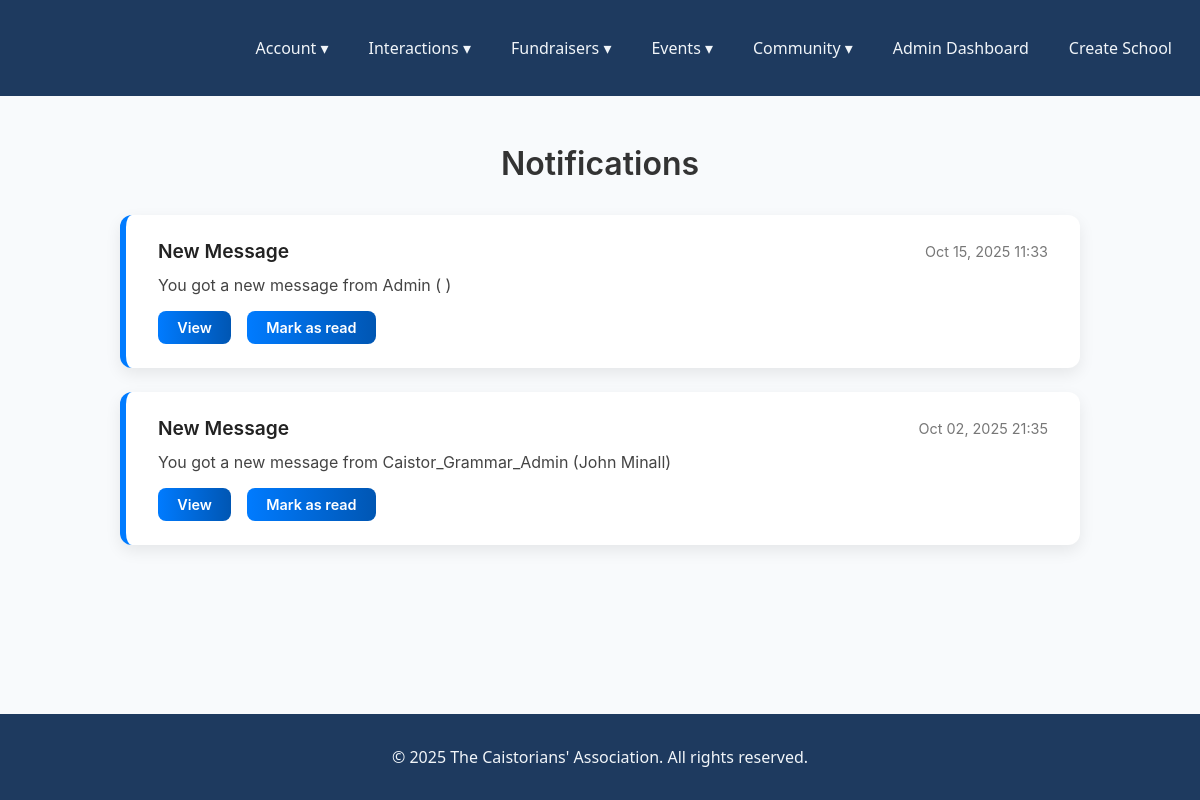
The app's page /notifications/ (signed in), older data.
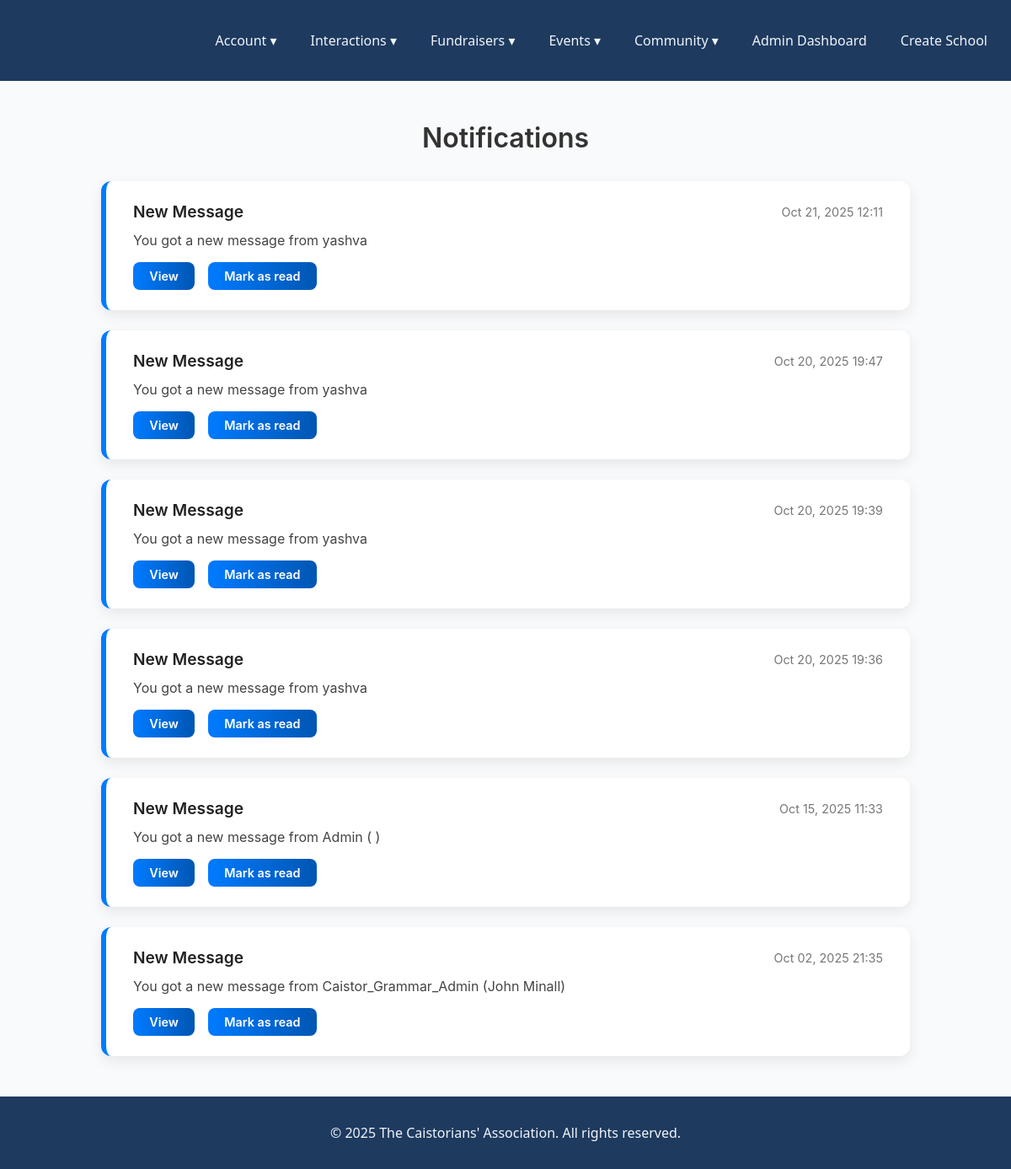
The same page, newer data.
### notifications/models.py (models this page shows, shortened)
class Notification(models.Model):
    school = models.ForeignKey(School, on_delete=models.CASCADE, related_name="notifications", null=True, blank=True)
    title = models.CharField(max_length=255)
    message = models.TextField()
    link = models.URLField(blank=True, null=True)
    created_at = models.DateTimeField(default=timezone.now)

### notifications/views.py (the view)
# urls.py: path("", views.notifications_list, name="list"),
def notifications_list(request):
    school_notes = Notification.objects.filter(school=request.user.school)
    individual_notes = Notification.objects.filter(school__isnull=True, user_states__user=request.user)
    user_states = UserNotification.objects.filter(user=request.user)
    deleted_ids = [state.notification.id for state in user_states if state.deleted]
    all_notifications = list(school_notes) + list(individual_notes)
    all_notifications = [n for n in all_notifications if n.id not in deleted_ids]
    all_notifications.sort(key=lambda x: x.created_at, reverse=True)
    context = {'notifications': all_notifications, 'user_states': {state.notification.id: state for state in user_states}}
    return render(request, 'notifications/notifications_list.html', context)

### notifications/templates/notifications/notifications_list.html
{% extends "Main/base.html" %}
{% block content %}
<div class="notifications-container">
  <h1 class="notifications-title">Notifications</h1>
  <ul class="notifications-list">
    {% for note in notifications %}
      <li class="notification-card {% if note.is_read %}read{% else %}unread{% endif %}">
        <div class="notification-header">
          <strong class="notification-title">{{ note.title }}</strong>
          <span class="notification-date">{{ note.created_at|date:"M d, Y H:i" }}</span>
        </div>
        <p class="notification-message">{{ note.message }}</p>
        <div class="notification-actions">
          {% if note.link %}
            <a href="{{ note.link }}" class="btn notification-btn">View</a>
          {% endif %}
          <a href="{% url 'notifications:mark_as_read' note.id %}" class="btn notification-btn mark-read-btn">
            Mark as read
          </a>
        </div>
      </li>
    {% empty %}
      <li class="notification-empty">No notifications.</li>
    {% endfor %}
  </ul>
</div>
{% endblock %}

### Main/templates/Main/base.html (shortened to what this page needs)
<!DOCTYPE html>
<html lang="en">
<head>
    {% load static %}
    <link rel="stylesheet" href="{% static 'Main/style.css' %}">
</head>
<body>
<nav>
  <div class="nav-container">
    <div class="logo">
      <a href="{% url 'Main:homepage' %}" class="logo1">
        <p class="navtitle">
      </a>
    </div>
    <ul class="nav-links">
      {% if user.is_authenticated %}
      <li class="dropdown">
        <a href="#">Account ▾</a>
      </li>
      <li class="dropdown">
        <a href="#">Interactions ▾</a>
      </li>
      <li class="dropdown">
        <a href="#">Fundraisers ▾</a>
      </li>
      <li class="dropdown">
        <a href="#">Events ▾</a>
      </li>
      <li class="dropdown">
        <a href="#">Community ▾</a>
      </li>
      {% else %}
      <li><a href="{% url 'Accounts:login' %}">Login</a></li>
      <li><a href="{% url 'Accounts:create_account' %}">Create Account</a></li>
      {% endif %}
      {% if user.is_superuser_account or user.is_superuser %}
        <li><a href="{% url 'custom_admin:dashboard' %}">Admin Dashboard</a></li>
        <li><a href="{% url 'schools:create_school' %}">Create School</a></li>
      {% endif %}
    </ul>
  </div>
</nav>
    <main>
        {% block content %}
        {% endblock %}
    </main>
    <footer>
        <p>&copy; {{ year|default:2025 }} The Caistorians' Association. All rights reserved.</p>
    </footer>
</body>
</html>

### Main/static/Main/style.css (style rules this page uses)
nav { background: #1e3a5f; padding: 0.5rem 1rem; }
footer { background: #1e3a5f; padding: 1rem 0; text-align: center; color: #f1f5f9; }
.nav-container { display: flex; justify-content: space-between; align-items: center; max-height: 80px; }
.nav-links { list-style: none; display: flex; gap: 1rem; margin: 0; padding: 0; }
.nav-links li { position: relative; }
.logo1 { text-decoration: none; color: inherit; }
.navtitle { color: #f1f5f9; text-decoration: none; padding: 0.5rem 0.75rem; display: block; }
.nav-links a { color: #f1f5f9; text-decoration: none; padding: 0.5rem 0.75rem; display: block; }
body { display: flex; flex-direction: column; min-height: 100vh; margin: 0; padding: 0; font-family: 'Segoe UI', Arial, sans-serif; background-color: #f8fafc; color: #222; }
main { flex: 1; }
.notifications-container { max-width: 960px; margin: 3rem auto; padding: 0 1rem; font-family: 'Inter', sans-serif; }
.notifications-title { font-size: 2rem; font-weight: 600; text-align: center; margin-bottom: 2rem; color: #333; }
.notifications-list { list-style: none; padding: 0; margin: 0; display: flex; flex-direction: column; gap: 1.5rem; }
.notification-card { background: #fff; border-radius: 12px; padding: 1.5rem 2rem; box-shadow: 0 6px 16px rgba(0,0,0,0.08); transition: transform 0.2s, box-shadow 0.2s; }
.notification-card.unread { border-left: 6px solid #007bff; }
.notification-header { display: flex; justify-content: space-between; align-items: center; margin-bottom: 0.75rem; }
.notification-title { font-size: 1.2rem; font-weight: 600; color: #222; }
.notification-date { font-size: 0.9rem; color: #777; }
.notification-message { margin: 0.5rem 0 1rem; font-size: 1rem; color: #444; }
.notification-actions { display: flex; gap: 1rem; }
.btn.notification-btn { padding: 0.5rem 1.2rem; font-size: 0.9rem; font-weight: 600; color: #fff; background: linear-gradient(90deg, #007bff, #0056b3); border: none; border-radius: 8px; text-decoration: none; transition: background 0.25s, transform 0.2s; }

Row changes from the older to the newer data that the page shows:
added Notification: title "New Message", created_at "Oct 21, 2025 12:11", message "You got a new message from yashva"
added Notification: title "New Message", created_at "Oct 20, 2025 19:47", message "You got a new message from yashva"
added Notification: title "New Message", created_at "Oct 20, 2025 19:39", message "You got a new message from yashva"
added Notification: title "New Message", created_at "Oct 20, 2025 19:36", message "You got a new message from yashva"
